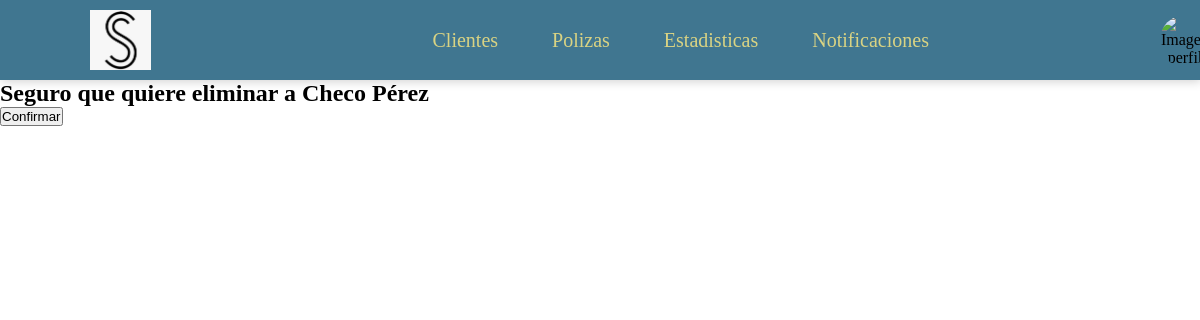
/clientes/eliminar/1/, run on an earlier commit of the app's database.
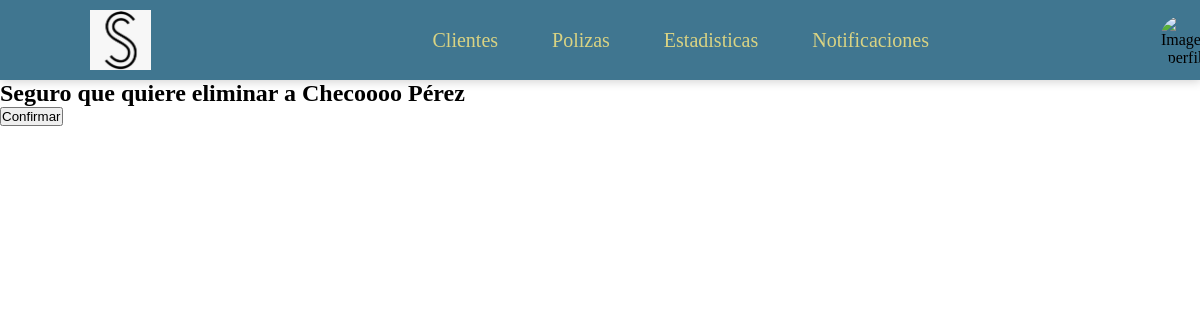
And on a later commit of the database.
### Clientes/models.py (models this page shows)
class Cliente (models.Model):
    nombre = models.CharField(max_length=30)
    ap_paterno = models.CharField(max_length=30)
    ap_materno = models.CharField(max_length=30)
    fecha_nacimiento = models.DateField(null=True, blank=True)
    email = models.EmailField(null=True, blank=True, default="")
    num_celular = models.CharField(max_length=10)
    num_fijo = models.CharField(max_length=10, null=True, blank=True, default="")
    codigo_postal = models.CharField(max_length=5, null=True, blank=True, default="")
    colonia = models.CharField(max_length=30)
    direccion = models.CharField(max_length=30)
    rfc = models.CharField(max_length=30, null=True, blank=True, default="")
    fecha_registro = models.DateField()
    agente = models.ForeignKey(Agente, on_delete=models.CASCADE)
    status = models.ForeignKey(Status, on_delete=models.CASCADE)
    def __str__(self):
        return self.nombre +" "+ self.ap_paterno

### Clientes/views.py (the view)
# urls.py: path('eliminar/<int:id_cliente>/',views.eliminar,name='eliminar'),
def eliminar(request, id_cliente):
    cliente = Cliente.objects.get(id = id_cliente)
    if request.method == 'POST':
        cliente.delete()
        return redirect('Clientes:index')
    return render(request,'eliminar.html', {'cliente':cliente})

### Clientes/templates/eliminar.html (shortened to what this page needs)
{%extends "header.html"%}
{% block content %}
<form method="POST">
    <h2>Seguro que quiere eliminar a {{cliente}}</h2>
    <button style="btn btn-warning" type="submit">Confirmar</button>
</form>
{% endblock%}

What changed in the data, as far as the page shows it:
changed Cliente: nombre+ap_paterno "Checo Pérez" → "Checoooo Pérez"
